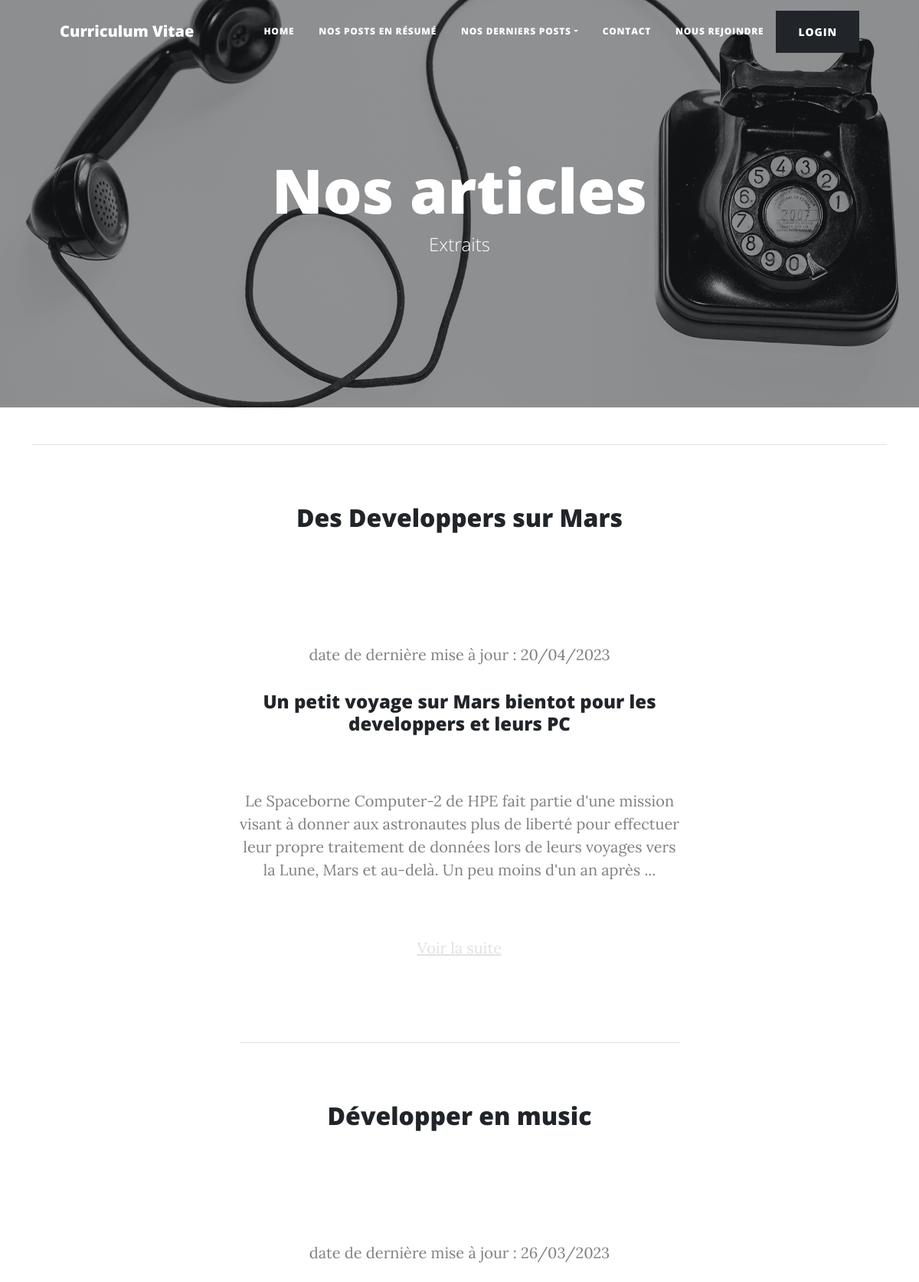
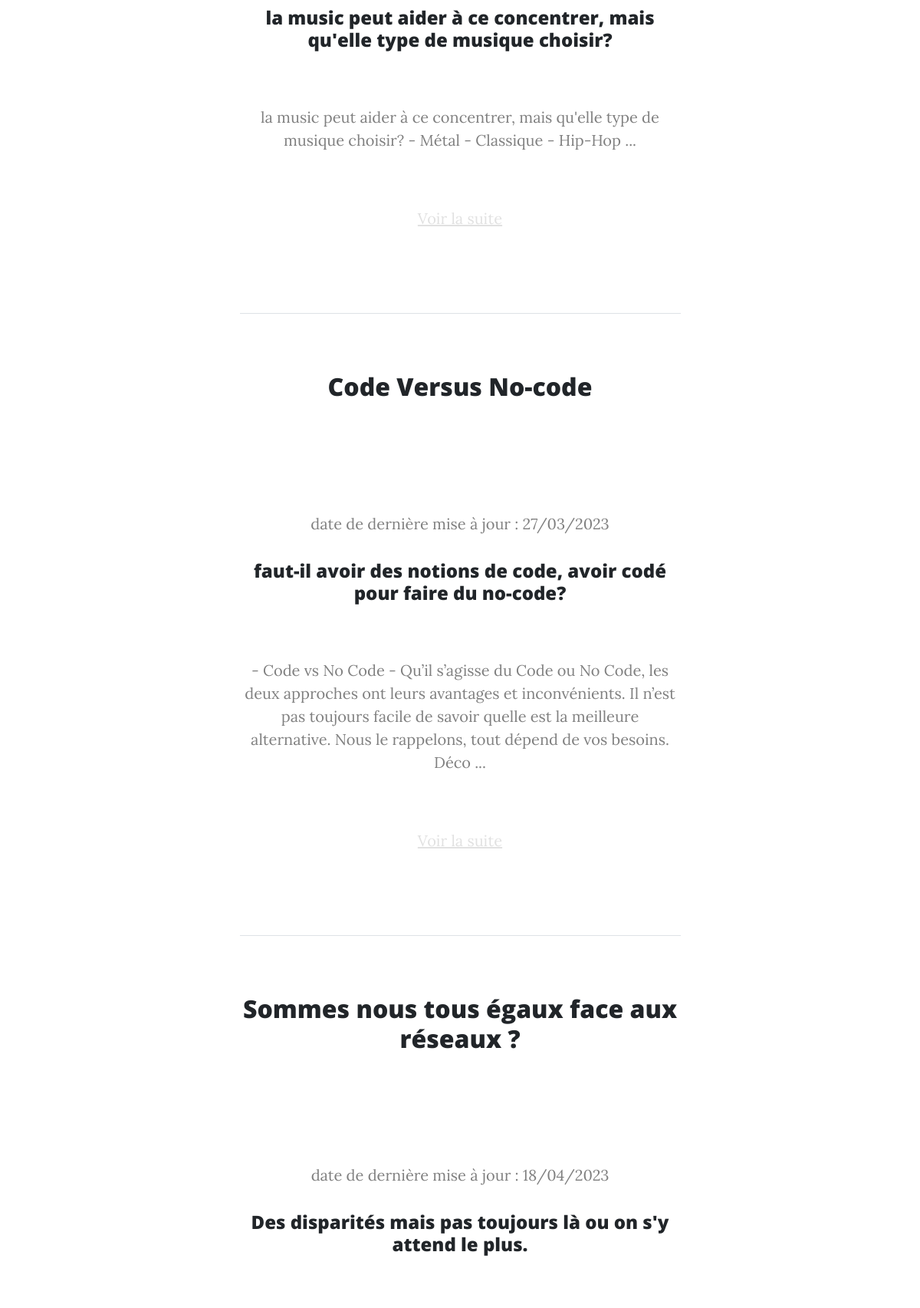
Screenshot of /public/index.php?page=post&action=list (upper part) with the database file from the repository (2 pictures, top to bottom).
### tables this page shows
CREATE TABLE `post` (
  `idPost` int NOT NULL,
  `user_idUser` int NOT NULL,
  `title` varchar(255) NOT NULL,
  `caption` longtext NOT NULL,
  `contentPost` longtext NOT NULL,
  `dateLastUpload` date NOT NULL
);

### App/Controllers/PostController.php (called while the page is built, shortened)
<?php
class PostController extends Controller{
    public function list(){
        $contents['posts'] = $this->postService->getAllPost();
        $this->render('posts');
    }
}

### public/index.php (called while the page is built, shortened)
<?php
require_once ROOT.'/App/Autoloader.php';
$action='show';
if(isset($_GET['action'])){
    $action = $_GET['action'];
}
$controller = new $nameController;
$controller->$action();

### App/Models/Post.php (called while the page is built, shortened)
<?php
class Post extends Model{
    public $idPost;
    public $contentPost;
    public $dateLastUpload;
    public function __construct($idPost=null, $title=null, $caption=null, $contentPost=null, $lastName=null, $firstName=null, $dateLastUpload=null){
        $this->idPost = $idPost;
        $this->title = $title;
        $this->caption = $caption;
        $this->contentPost = $contentPost;
        $this->dateLastUpload = $dateLastUpload;
    }
    public function getUrl(){
        return 'index.php?page=post&id=' . $this->idPost;
    }
    public function getExcerpt(){
        $excerpt = substr($this->contentPost, 0, 252);
        return $excerpt;
    }
    public function getDate(){
        $date = $this->dateLastUpload;
        return $date;
    }
}

### App/Lib/PostService.php (called while the page is built, shortened)
<?php
class PostService{
    private $db;
    public function __construct(){
        $this->db = new Db;
    }
    public function getAllPost(){
        $results = [];
        $query = $this->db->getPDO()->query("SELECT idPost, title, caption, contentPost, DATE_FORMAT(dateLastUpload, '%d/%m/%Y') AS dateLastUpload FROM post");
        $query->execute();
        $query=$query->fetchall();
        foreach($query as $data){
            $post= new Post($data['idPost'], $data['title'], $data['caption'], $data['contentPost'], null, null, $data['dateLastUpload']);
            array_push($results, $post);
        }
        return $results;
    }
}

### App/Lib/Database.php (called while the page is built, shortened)
<?php
class Database{
    private $pdo;
    public function __construct($dbName = 'blog_pro_p5', $dbUser = 'root', $dbPass ='#@root@#', $dbHost = 'localhost'){
        $this->pdo = new PDO('mysql:dbname=blog_pro_p5;host=localhost', 'root', '#@root@#');
        $this->pdo->setAttribute(PDO::ATTR_ERRMODE, PDO::ERRMODE_EXCEPTION);
    }
    public function getPDO(){
        return $this->pdo;
    }
}

### App/Autoloader.php (called while the page is built, shortened)
<?php
class Autoloader{
    static function autoload($class){
        if (strpos($class, __NAMESPACE__ . '\\') === 0){
            $class = str_replace (__NAMESPACE__.'\\', '', $class);
            $class = str_replace('\\', '/', $class);
        }
    }
}

### App/Models/Model.php (called while the page is built, shortened)
<?php
class Model{
    public function __get($key)
    {
        return $this->$key;
    }
}

### App/Views/templates/posts.php (the view, shortened to what this page needs)
<header class="masthead" style="background-image: url('/OCR_Blog_P5/public/assets/img/contact-bg.jpg')">
    <div class="container position-relative px-4 px-lg-5">
        <div class="row gx-4 gx-lg-5 justify-content-center">
            <div class="col-md-10 col-lg-8 col-xl-7">
                <div class="site-heading">
                    <h1>Nos articles</h1>
                    <span class="subheading">Extraits</span>
                </div>
            </div>
        </div>
    </div>
</header>
<main class="container mb-4">
    <hr ALIGN="center" >
    <br></br>
    <div class="container px-4 px-lg-5">
        <div class="row gx-4 gx-lg-5 justify-content-center">
            <div class="col-md-10 col-lg-8 col-xl-7">
                <?php foreach($posts as $post): ?>
                <h2 style="text-align: center;"><a href="<?= $post->url?>"><?= $post->title; ?></a></h2>
                        <p><p>date de dernière mise à jour : <?= $post->date; ?></p>
                    <h4 style="text-align: center;"><?= $post->caption; ?></h4>
                        <p><?= $post->excerpt; ?> ...</p>
                        <p><a href="<?= $post->url?>">Voir la suite</a></p>
                        <br></br>
                        <hr ALIGN="center" >
                        <br></br>
                <?php endforeach; ?>
            </div>
        </div>
    </div>
</main>

### rows the page displays
post: title "Des Developpers sur Mars", date "20/04/2023", caption "Un petit voyage sur Mars bientot pour les developpers et leurs PC", excerpt "Le Spaceborne Computer-2 de HPE fait partie d'une mission visant à donner aux astronautes plus de liberté pour effectuer leur propre traitement de données lors de leurs voyages vers la Lune, Mars et au-delà. Un peu moins d'un an après"
post: title "Développer en music", date "26/03/2023", caption "la music peut aider à ce concentrer, mais qu'elle type de musique choisir?", contentPost "la music peut aider à ce concentrer, mais qu'elle type de musique choisir? - Métal - Classique - Hip-Hop"
post: title "Code Versus No-code", date "27/03/2023", caption "faut-il avoir des notions de code, avoir codé pour faire du no-code?", excerpt "- Code vs No Code - Qu’il s’agisse du Code ou No Code, les deux approches ont leurs avantages et inconvénients. Il n’est pas toujours facile de savoir quelle est la meilleure alternative. Nous le rappelons, tout dépend de vos besoins. Déco"
post: title "Sommes nous tous égaux face aux réseaux ?", date "18/04/2023", caption "Des disparités mais pas toujours là ou on s'y attend le plus."
